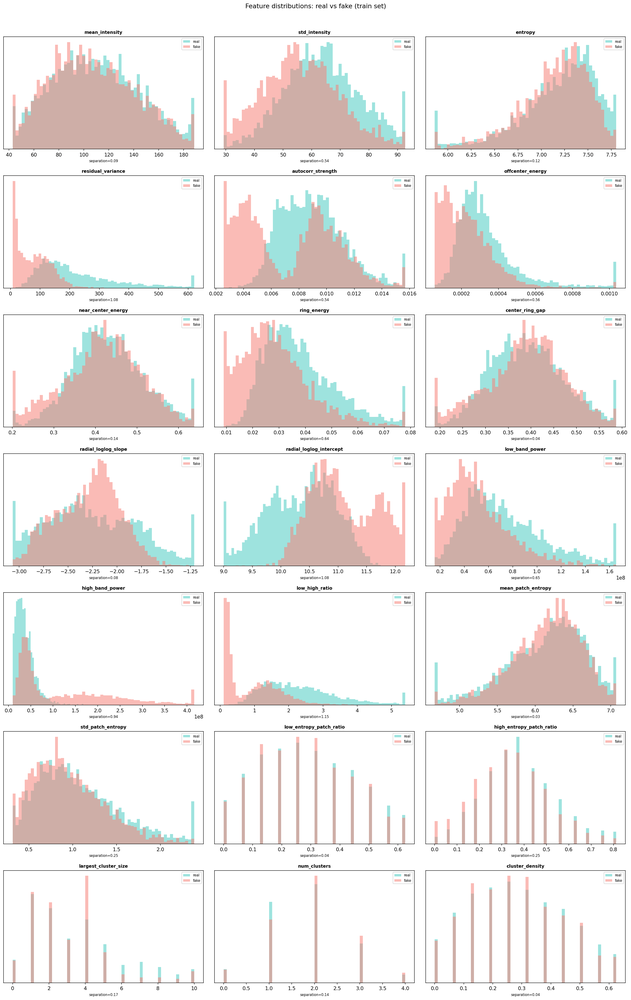
#> input picture analysis/01_feature_distributions.png, 631 x 1000 px, shrunk from 2680 x 4248 before the run
$ python -i extract_features.py   (imports and definitions only)
#> lines starting #> are read from the running program, lines starting #| are printed output that depends on the picture
from __future__ import annotations

import argparse
import time
import warnings
from pathlib import Path
from typing import Dict, List, Tuple

import numpy as np
import pandas as pd
from PIL import Image
from scipy.ndimage import gaussian_filter

# [1 line not run here, left out]

# -- constants -----------------------------------------------------------------
SIGMA = 3.0
MAP_SIZE = 256
GRID = 4
LOW_ENT_THR = 5.8
HIGH_ENT_THR = 6.8
DEFAULT_SPLITS = ("train", "val", "test")


# -- cli -----------------------------------------------------------------------
# [36 lines left out: functions parse_args, resolve_split_dir, not called in this run]


# -- image loading --------------------------------------------------------------
def load_gray(path: str) -> np.ndarray:
    with Image.open(path) as img:
        return np.asarray(img.convert("L"), dtype=np.float32)


# -- intensity features ---------------------------------------------------------
def intensity_features(gray: np.ndarray) -> Dict[str, float]:
    return {
        "mean_intensity": float(np.mean(gray)),
        "std_intensity": float(np.std(gray)),
        "entropy": _entropy(gray),
    }


def _entropy(gray: np.ndarray) -> float:
    h, _ = np.histogram(gray, bins=256, range=(0, 256), density=True)
    h = h[h > 0]
    return float(-(h * np.log2(h)).sum())


# -- noise residual features ----------------------------------------------------
def residual_features(gray: np.ndarray) -> Dict[str, float]:
    blurred = gaussian_filter(gray, sigma=SIGMA)
    resid = gray - blurred

    ac = _autocorr_map(resid, MAP_SIZE)
    c = MAP_SIZE // 2

    ac_cl = ac.copy()
    ac_cl[c, c] = 0.0

    yy, xx = np.indices(ac.shape)
    rr = np.sqrt((yy - c) ** 2 + (xx - c) ** 2)
    near = (rr >= 1) & (rr <= 3)
    ring = (rr >= 6) & (rr <= 18)

    near_e = float(np.mean(np.abs(ac[near]))) if near.any() else 0.0
    ring_e = float(np.mean(np.abs(ac[ring]))) if ring.any() else 0.0

    return {
        "residual_variance": float(np.var(resid)),
        "autocorr_strength": float(np.mean(np.abs(ac_cl))),
        "offcenter_energy": float(np.mean(ac_cl**2)),
        "near_center_energy": near_e,
        "ring_energy": ring_e,
        "center_ring_gap": near_e - ring_e,
    }


def _autocorr_map(resid: np.ndarray, map_size: int) -> np.ndarray:
    resid = resid - resid.mean()
    f = np.fft.fft2(resid)
    ac = np.fft.ifft2(np.abs(f) ** 2).real
    ac = np.fft.fftshift(ac)

    h, w = ac.shape
    cy, cx = h // 2, w // 2
    half = map_size // 2
    y0, y1 = max(0, cy - half), min(h, cy + half)
    x0, x1 = max(0, cx - half), min(w, cx + half)
    crop = ac[y0:y1, x0:x1]

    if crop.shape != (map_size, map_size):
        py = map_size - crop.shape[0]
        px = map_size - crop.shape[1]
        crop = np.pad(
            crop,
            ((py // 2, py - py // 2), (px // 2, px - px // 2)),
            mode="constant",
        )

    center = crop[map_size // 2, map_size // 2]
    if abs(center) < 1e-6:
        return np.zeros_like(crop, dtype=np.float32)
    return (crop / center).astype(np.float32)


# -- frequency features ---------------------------------------------------------
def frequency_features(gray: np.ndarray) -> Dict[str, float]:
    blurred = gaussian_filter(gray, sigma=SIGMA)
    resid = gray - blurred

    ff = np.fft.fftshift(np.fft.fft2(resid))
    p2 = np.abs(ff) ** 2
    radial = _radial_profile(p2)
    slope, intercept = _loglog_fit(radial)

    low_b = float(np.mean(radial[1:8])) if len(radial) > 8 else 0.0
    high_b = float(np.mean(radial[20:60])) if len(radial) > 60 else 0.0
    ratio = float(low_b / (high_b + 1e-12))

    return {
        "radial_loglog_slope": slope,
        "radial_loglog_intercept": intercept,
        "low_band_power": low_b,
        "high_band_power": high_b,
        "low_high_ratio": ratio,
    }


def _radial_profile(p2: np.ndarray) -> np.ndarray:
    h, w = p2.shape
    y, x = np.indices((h, w))
    cy, cx = h // 2, w // 2
    r = np.sqrt((x - cx) ** 2 + (y - cy) ** 2).astype(np.int32)
    max_r = r.max()
    radial = np.bincount(r.ravel(), weights=p2.ravel(), minlength=max_r + 1)
    counts = np.bincount(r.ravel(), minlength=max_r + 1)
    counts[counts == 0] = 1
    return radial / counts


def _loglog_fit(radial: np.ndarray) -> Tuple[float, float]:
    r = np.arange(len(radial), dtype=np.float64)
    p = radial.astype(np.float64)
    mask = (r >= 1.0) & np.isfinite(p) & (p > 0.0)
    if mask.sum() < 2:
        return 0.0, 0.0
    coef = np.polyfit(np.log10(r[mask]), np.log10(p[mask] + 1e-12), deg=1)
    return float(coef[0]), float(coef[1])


# -- patch features -------------------------------------------------------------
def patch_features(gray: np.ndarray) -> Dict[str, float | int]:
    h, w = gray.shape
    ph, pw = h // GRID, w // GRID
    if ph == 0 or pw == 0:
        return {
            "mean_patch_entropy": 0.0,
            "std_patch_entropy": 0.0,
            "low_entropy_patch_ratio": 0.0,
            "high_entropy_patch_ratio": 0.0,
            "largest_cluster_size": 0,
            "num_clusters": 0,
            "cluster_density": 0.0,
        }

    entropies: List[float] = []
    for gy in range(GRID):
        for gx in range(GRID):
            patch = gray[gy * ph : (gy + 1) * ph, gx * pw : (gx + 1) * pw]
            entropies.append(_entropy(patch))

    ents = np.array(entropies)
    low_mask = ents < LOW_ENT_THR
    high_mask = ents > HIGH_ENT_THR

    clusters = _count_clusters(low_mask.reshape(GRID, GRID))
    largest = max(clusters) if clusters else 0

    return {
        "mean_patch_entropy": float(ents.mean()),
        "std_patch_entropy": float(ents.std()),
        "low_entropy_patch_ratio": float(low_mask.mean()),
        "high_entropy_patch_ratio": float(high_mask.mean()),
        "largest_cluster_size": int(largest),
        "num_clusters": int(len(clusters)),
        "cluster_density": float(low_mask.mean()),
    }


def _count_clusters(mask: np.ndarray) -> List[int]:
    h, w = mask.shape
    vis = np.zeros_like(mask, dtype=bool)
    sizes: List[int] = []
    for y in range(h):
        for x in range(w):
            if not mask[y, x] or vis[y, x]:
                continue
            queue = [(y, x)]
            vis[y, x] = True
            size = 0
            while queue:
                cy, cx = queue.pop()
                size += 1
                for ny, nx in ((cy - 1, cx), (cy + 1, cx), (cy, cx - 1), (cy, cx + 1)):
                    if 0 <= ny < h and 0 <= nx < w and mask[ny, nx] and not vis[ny, nx]:
                        vis[ny, nx] = True
                        queue.append((ny, nx))
            sizes.append(size)
    return sizes


# -- single image -> all features ----------------------------------------------
def extract(path: str) -> Dict[str, float | int]:
    gray = load_gray(path)
#> in load_gray, img is the input picture: PIL image 631x1000 RGBA; mean R, G, B, A 240.2, 235.9, 234.5, 255
#> in load_gray, `return np.asarray(img.convert("L"), dtype=np.float32)`:
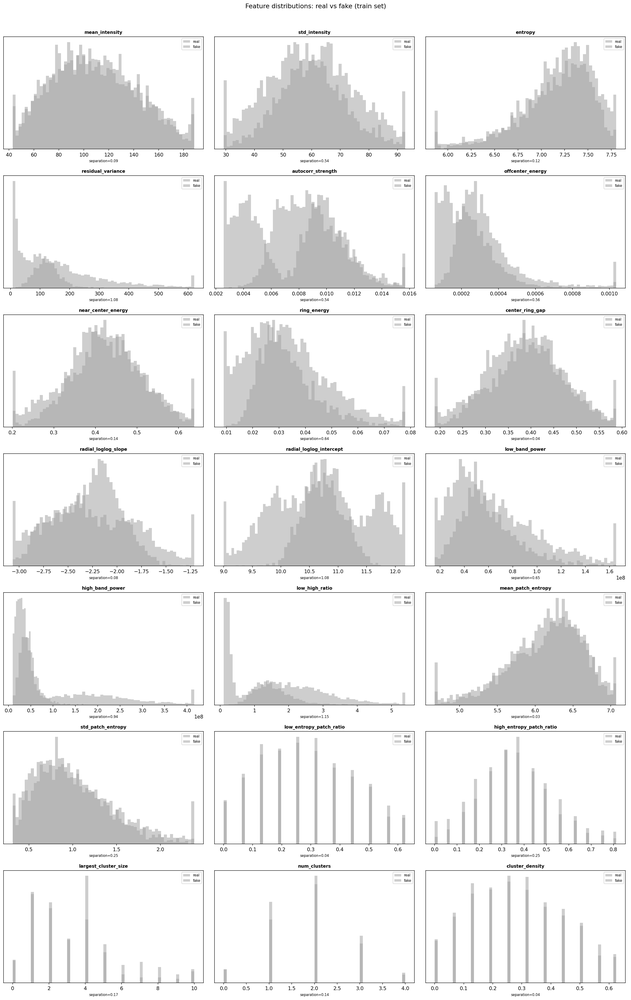
#> returned value: shape (1000, 631) float32; min 18, max 255, mean 237
    return {
        **intensity_features(gray),
        **residual_features(gray),
        **frequency_features(gray),
        **patch_features(gray),
    }
#> in _entropy, `h, _ = np.histogram(gray, bins=256, range=(0, 256), density=True)`: h = 256 values, max 0.663 at index 255, min 0 at index 0, mean 0.00391
#> in _entropy, `h = h[h > 0]`: h = 236 values, max 0.663 at index 235, min 1.58e-06 at index 1, mean 0.00424
#> in residual_features, `resid = gray - blurred`:
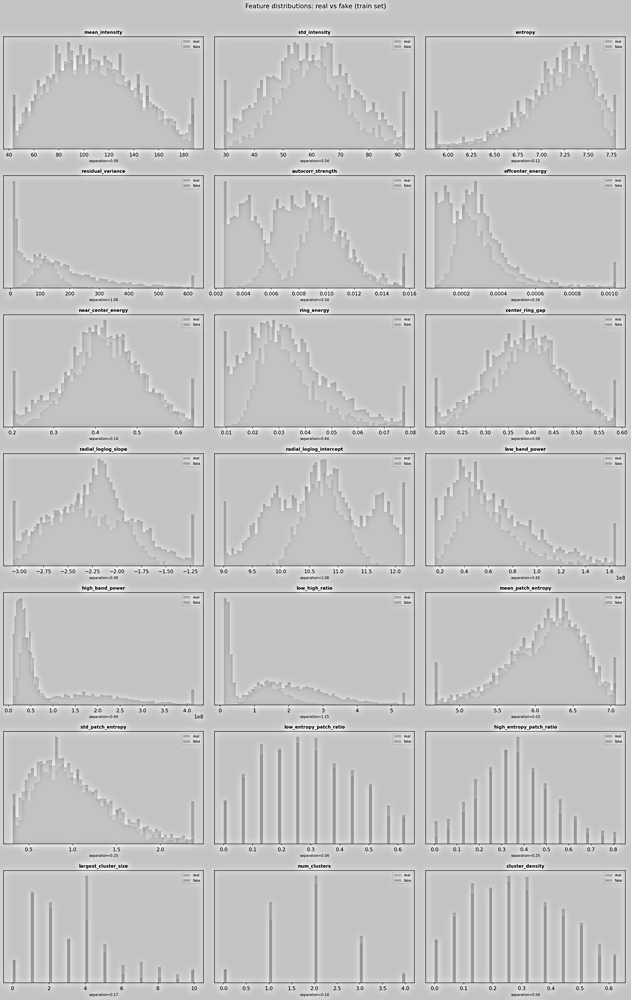
#> resid: shape (1000, 631) float32; min -192.9, max 58.49, mean 0; drawn with min black and max white
#> in _autocorr_map, `ac = np.fft.ifft2(np.abs(f) ** 2).real`:
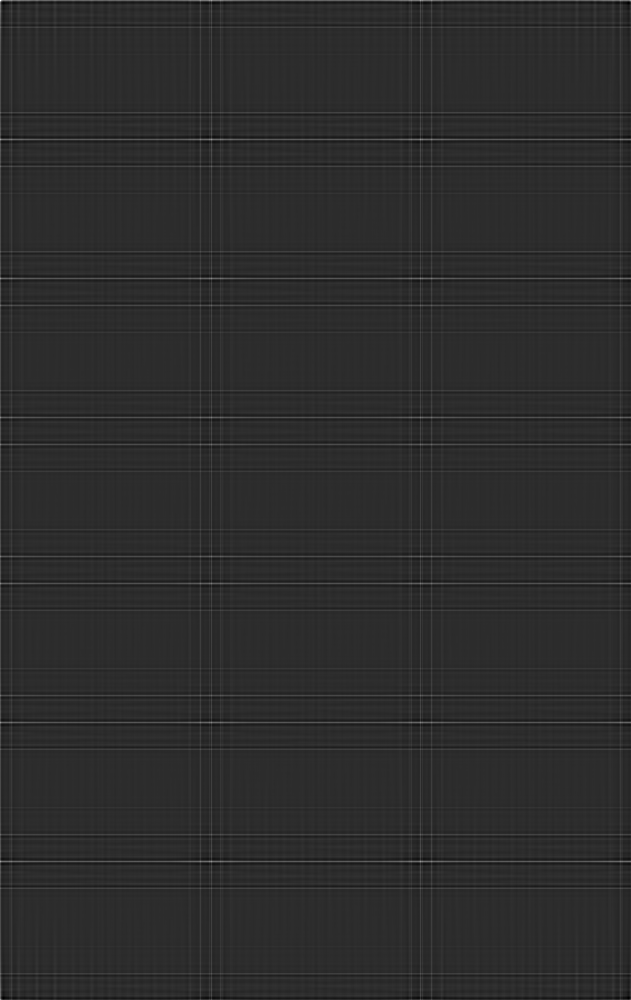
#> ac: shape (1000, 631) float64; min -39766202.7, max 186833282.4, mean 0; drawn with min black and max white
#> in _autocorr_map, `crop = ac[y0:y1, x0:x1]`:
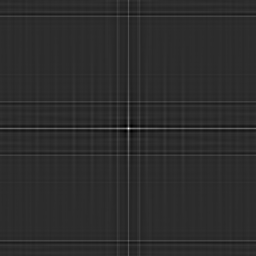
#> crop: shape (256, 256) float64; min -39766202.7, max 186833282.4, mean 8825.5; drawn with min black and max white
#> in _autocorr_map, `center = crop[map_size // 2, map_size // 2]`: center = 186833282.4
#> in residual_features, `ac_cl[c, c] = 0.0`:
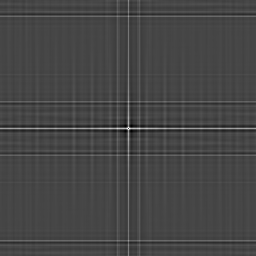
#> ac_cl: shape (256, 256) float32; min -0.213, max 0.56, mean 3.2e-05; drawn with min black and max white
#> in residual_features, `near_e = float(np.mean(np.abs(ac[near]))) if near.any() else 0.0`: near_e = 0.224
#> in residual_features, `ring_e = float(np.mean(np.abs(ac[ring]))) if ring.any() else 0.0`: ring_e = 0.0597
#> in frequency_features, `p2 = np.abs(ff) ** 2`:
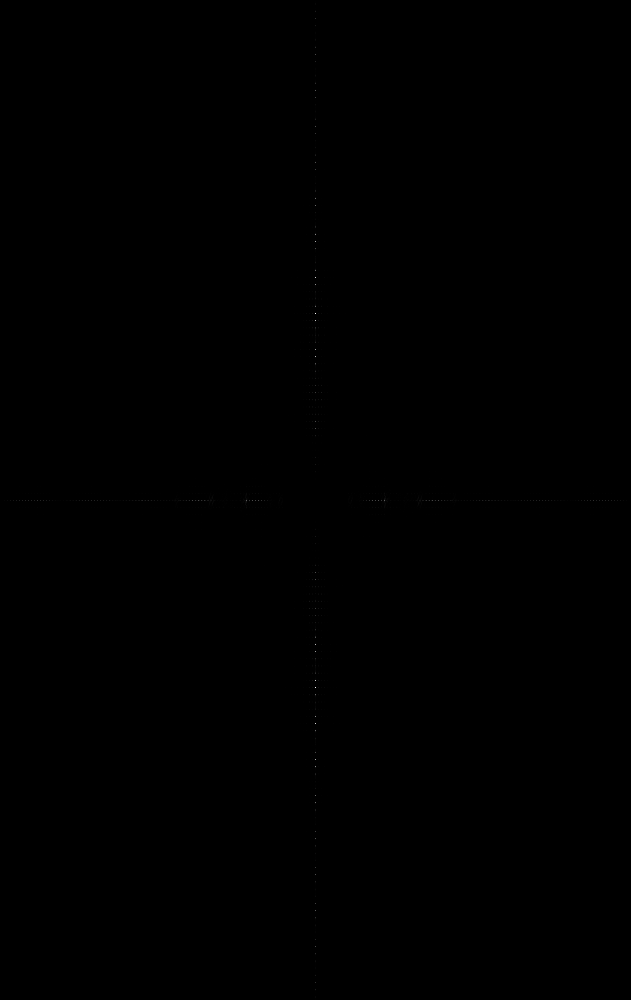
#> p2: shape (1000, 631) float64; min 0.00212, max 9.47e+11, mean 186833282.4; drawn with min black and max white
#> in _radial_profile, `radial = np.bincount(r.ravel(), weights=p2.ravel(), minlength=max_r + 1)`: radial = 591 values, max 2.55e+12 at index 187, min 0.00212 at index 0, mean 1.99e+11
#> in frequency_features, `radial = _radial_profile(p2)`: radial = 591 values, max 4.5e+09 at index 69, min 0.00212 at index 0, mean 253803220.7
#> in _loglog_fit, `r = np.arange(len(radial), dtype=np.float64)`: r = 591 values from 0 to 590
#> in _loglog_fit, `p = radial.astype(np.float64)`: p has the same summary as radial in frequency_features
#> in _loglog_fit, `coef = np.polyfit(np.log10(r[mask]), np.log10(p[mask] + 1e-12), deg=1)`: coef = [-0.954, 10.1]
#> in frequency_features, `slope, intercept = _loglog_fit(radial)`: slope = -0.954; intercept = 10.1
#> in frequency_features, `low_b = float(np.mean(radial[1:8])) if len(radial) > 8 else 0.0`: low_b = 31353791.4
#> in frequency_features, `high_b = float(np.mean(radial[20:60])) if len(radial) > 60 else 0.0`: high_b = 677238686.9
#> in frequency_features, `ratio = float(low_b / (high_b + 1e-12))`: ratio = 0.0463
#> in patch_features, `h, w = gray.shape`: h = 1000; w = 631
#> in patch_features, `ph, pw = h // GRID, w // GRID`: ph = 250; pw = 157
#> after the loop in patch_features, `for gy in range(GRID):`:
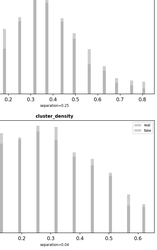
#> patch: shape (250, 157) float32; min 27, max 255, mean 244.5
#> after the loop in patch_features, `for gy in range(GRID):`: entropies = [2.18, 2.73, 2.5, 2.28, 2.7, 2.95, 2.71, 2.72, 2.55, 2.4, 2.42, 2.8, 2.29, 1.61, 1.79, 2.23]
#> in patch_features, `ents = np.array(entropies)`: ents has the same summary as entropies
#> in patch_features, `low_mask = ents < LOW_ENT_THR`: low_mask = [True, True, True, True, True, True, True, True, True, True, True, True, True, True, True, True]
#> in patch_features, `high_mask = ents > HIGH_ENT_THR`: high_mask = [False, False, False, False, False, False, False, False, False, False, False, False, False, False, False, False]
#> in patch_features, `clusters = _count_clusters(low_mask.reshape(GRID, GRID))`: clusters = [16]
#> in patch_features, `largest = max(clusters) if clusters else 0`: largest = 16


# -- process one split ---------------------------------------------------------
# [64 lines left out: functions process_split, main, not called in this run]


# [2 lines not run here, left out]

>>> result = extract('analysis/01_feature_distributions.png')
#> result = 21 items

$ run again, on analysis/04_per_method_separation.png
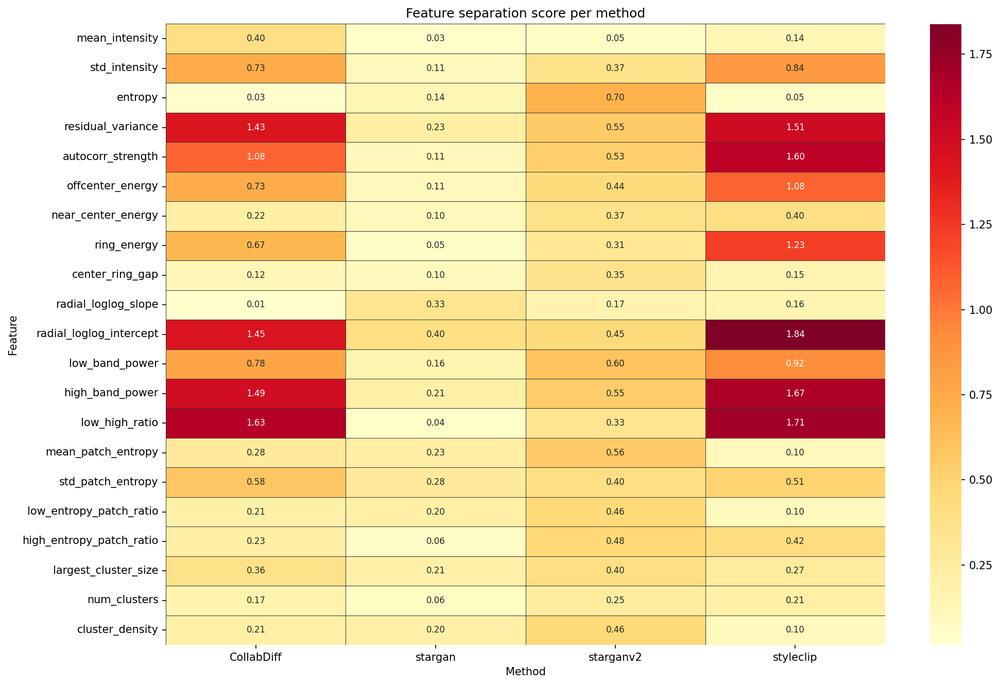
#> input picture analysis/04_per_method_separation.png, 1000 x 685 px, shrunk from 1942 x 1331 before the run
#> in load_gray, img is the input picture: PIL image 1000x685 RGBA; mean R, G, B, A 243, 209.9, 167, 255
#> in _entropy, `h, _ = np.histogram(gray, bins=256, range=(0, 256), density=True)`: h = 256 values, max 0.282 at index 255, min 7.3e-06 at index 1, mean 0.00391
#> center = 329581490.3
#> in residual_features, `ac_cl[c, c] = 0.0`:
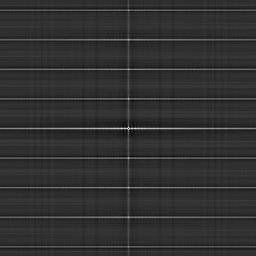
#> ac_cl: shape (256, 256) float32; min -0.126, max 0.524, mean -0.000172; drawn with min black and max white
#> near_e = 0.184
#> ring_e = 0.0401
#> in _radial_profile, `radial = np.bincount(r.ravel(), weights=p2.ravel(), minlength=max_r + 1)`: radial = 606 values, max 4.8e+12 at index 139, min 0.00726 at index 0, mean 3.73e+11
#> in frequency_features, `radial = _radial_profile(p2)`: radial = 606 values, max 1.08e+10 at index 46, min 0.00726 at index 0, mean 462543413
#> r = 606 values from 0 to 605
#> p has the same summary as radial in frequency_features
#> coef = [-1.06, 10.7]
#> slope = -1.06; intercept = 10.7
#> low_b = 84570816.3
#> high_b = 1.86e+09
#> ratio = 0.0454
#> in patch_features, `h, w = gray.shape`: h = 685; w = 1000
#> ph = 171; pw = 250
#> after the loop in patch_features, `for gy in range(GRID):`:
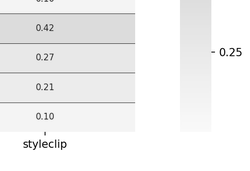
#> patch: shape (171, 250) float32; min 0, max 255, mean 241.4
#> after the loop in patch_features, `for gy in range(GRID):`: entropies = [2.79, 4.47, 4.83, 3.91, 3.38, 4.48, 4.64, 4.28, 3.36, 4.68, 4.93, 4.39, 2.61, 3.6, 4.26, 3.31]
#> ents has the same summary as entropies
#> low_mask = [True, True, True, True, True, True, True, True, True, True, True, True, True, True, True, True]
#> high_mask = [False, False, False, False, False, False, False, False, False, False, False, False, False, False, False, False]
#> clusters = [16]
#> largest = 16
#> result = 21 items
